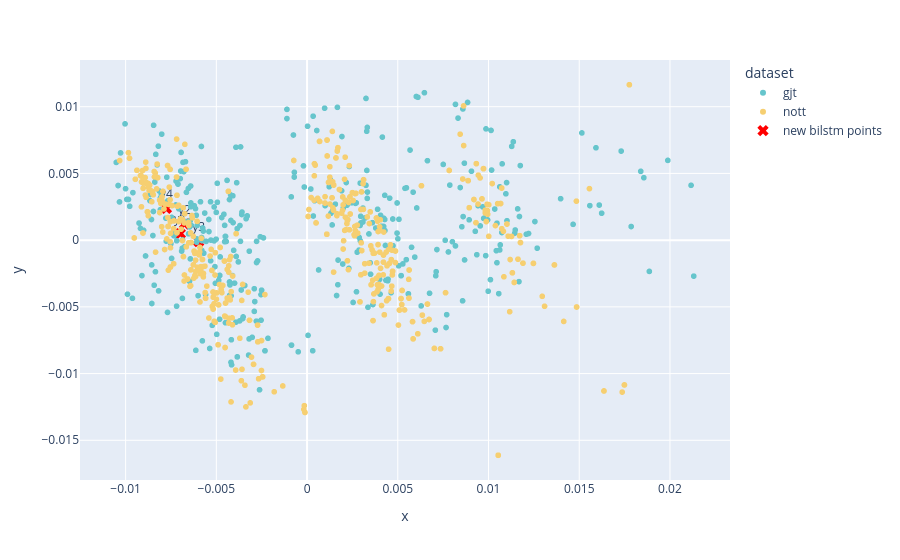

Notebook code cell kept with this figure:
### Code cell
# chords_list = [metadata[i]['chords'] for i in range(len(y_graph))]
df_bilstm = pd.DataFrame({
    'x': y_bilstm[:,0],
    'y': y_bilstm[:,1],
    'chords': chords_list,
    'dataset': datasets_list
})
fig = px.scatter(
    data_frame=df_bilstm,
    x='x',
    y='y',
    color='dataset',
    color_discrete_sequence=px.colors.qualitative.Pastel,
    hover_data=['chords']
)
fig.add_trace(go.Scatter(
    x=new_bilstm_2d[:, 0],
    y=new_bilstm_2d[:, 1],
    mode='markers+text',
    marker=dict(color='red', size=10, symbol='x'),
    text=['y1', 'y2', 'y3', 'y4'],
    hovertext=[
        in_seq_1.replace(';','<br>').replace('b_', '<br>b_'),
        in_seq_2.replace(';','<br>').replace('b_', '<br>b_'),
        in_seq_3.replace(';','<br>').replace('b_', '<br>b_'),
        in_seq_4.replace(';','<br>').replace('b_', '<br>b_'),
    ],
    hoverinfo='text',
    textposition='top center',
    name='new bilstm points'
))
fig.show()

# fig = px.scatter(
#     data_frame=df,
#     x='x',
#     y='y',
#     hover_data=['chords']
# )
# fig.show()

### Figure 1 — Plotly figure (JSON) as saved in the notebook; plotly's stock layout.template omitted (floating-point values rounded to 4 significant figures; data arrays with more than 128 entries replaced by an {"elided": "..."} marker saying what was removed)
{"data": [{"customdata": {"elided": "390x1 str values"}, "hovertemplate": "dataset=gjt<br>x=%{x}<br>y=%{y}<br>chords=%{customdata[0]}<extra></extra>", "legendgroup": "gjt", "marker": {"color": "rgb(102, 197, 204)", "symbol": "circle"}, "mode": "markers", "name": "gjt", "showlegend": true, "type": "scattergl", "x": {"elided": "390 float values"}, "xaxis": "x", "y": {"elided": "390 float values"}, "yaxis": "y"}, {"customdata": {"elided": "664x1 str values"}, "hovertemplate": "dataset=nott<br>x=%{x}<br>y=%{y}<br>chords=%{customdata[0]}<extra></extra>", "legendgroup": "nott", "marker": {"color": "rgb(246, 207, 113)", "symbol": "circle"}, "mode": "markers", "name": "nott", "showlegend": true, "type": "scattergl", "x": {"elided": "664 float values"}, "xaxis": "x", "y": {"elided": "664 float values"}, "yaxis": "y"}, {"hoverinfo": "text", "hovertext": ["<br>b_G:7_@2<br>C:maj_@2", "<br>b_G:9_@2<br>C:maj_@2", "<br>b_B:hdim7_@2<br>C:maj_@2", "<br>b_C#:7_@2<br>C:maj_@2"], "marker": {"color": "red", "size": 10, "symbol": "x"}, "mode": "markers+text", "name": "new bilstm points", "text": ["y1", "y2", "y3", "y4"], "textposition": "top center", "type": "scatter", "x": [-0.006984, -0.006756, -0.00597, -0.00775], "y": [0.0004937, 0.00121, -0.0001144, 0.002382]}], "layout": {"legend": {"title": {"text": "dataset"}, "tracegroupgap": 0}, "margin": {"t": 60}, "xaxis": {"anchor": "y", "domain": [0, 1], "title": {"text": "x"}}, "yaxis": {"anchor": "x", "domain": [0, 1], "title": {"text": "y"}}}}
